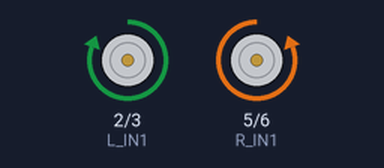
The sketch below on a simulated Arduino Uno, built with avr-gcc and run on an emulated ATmega328P. Shown: motor-driver pin pairs drawn as motors (green arrow = first pin HIGH = forward, orange = second pin HIGH = backward, longer = more drive).

Above: at 1.0 s.
At 5.5 s:
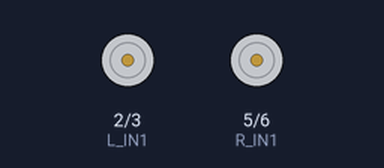
Timing chart, 0 to 6.9 s (numbered marks = the images above):
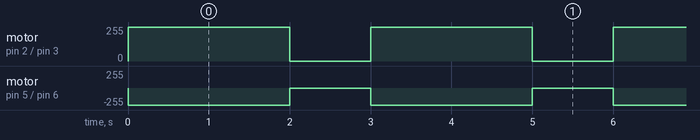

The sketch:

wheel_pico.ino
```cpp
// R Pi Pico - 小車輪子 (前後左右)

const int L_IN1 = 2;
const int L_IN2 = 3;
const int R_IN1 = 5;
const int R_IN2 = 6;

void forward() {
  digitalWrite(L_IN1, HIGH);
  digitalWrite(L_IN2, LOW);

  digitalWrite(R_IN2, HIGH);
  digitalWrite(R_IN1, LOW);
}

void backward() {
  digitalWrite(L_IN1, LOW);
  digitalWrite(L_IN2, HIGH);

  digitalWrite(R_IN1, LOW);
  digitalWrite(R_IN2, HIGH);
}

void leftTurn() {
  digitalWrite(L_IN1, LOW);
  digitalWrite(L_IN2, HIGH);

  digitalWrite(R_IN1, HIGH);
  digitalWrite(R_IN2, LOW);
}

void rightTurn() {
  digitalWrite(L_IN1, HIGH);
  digitalWrite(L_IN2, LOW);

  digitalWrite(R_IN1, LOW);
  digitalWrite(R_IN2, HIGH);
}

void stopCar() {
  digitalWrite(L_IN1, LOW);
  digitalWrite(L_IN2, LOW);

  digitalWrite(R_IN1, LOW);
  digitalWrite(R_IN2, LOW);
}

void setup() {
  pinMode(L_IN1, OUTPUT);
  pinMode(L_IN2, OUTPUT);
  pinMode(R_IN1, OUTPUT);
  pinMode(R_IN2, OUTPUT);
}

void loop() {
  // 前進
  forward();
  delay(2000);
  stopCar();
  delay(1000);

  // // 後退
  // backward();
  // delay(2000);
  // stopCar();
  // delay(1000);

  // // 左轉
  // leftTurn();
  // delay(1000);
  // stopCar();
  // delay(1000);

  // // 右轉
  // rightTurn();
  // delay(1000);
  // stopCar();
  // delay(1000);
}
```

Measured:
- by itself, motor on pin 2 (L_IN1) / pin 3 (L_IN2): alternates forward 255/255 for 2.0 s and stopped for 1.0 s
- by itself, motor on pin 5 (R_IN1) / pin 6 (R_IN2): alternates backward 255/255 for 2.0 s and stopped for 1.0 s
